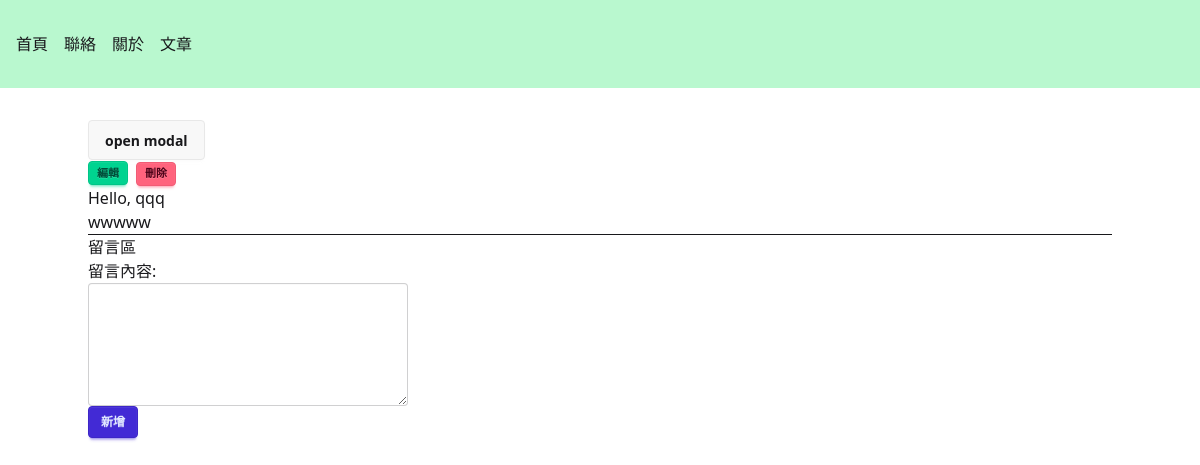
The page /articles/25 on the database as committed earlier.
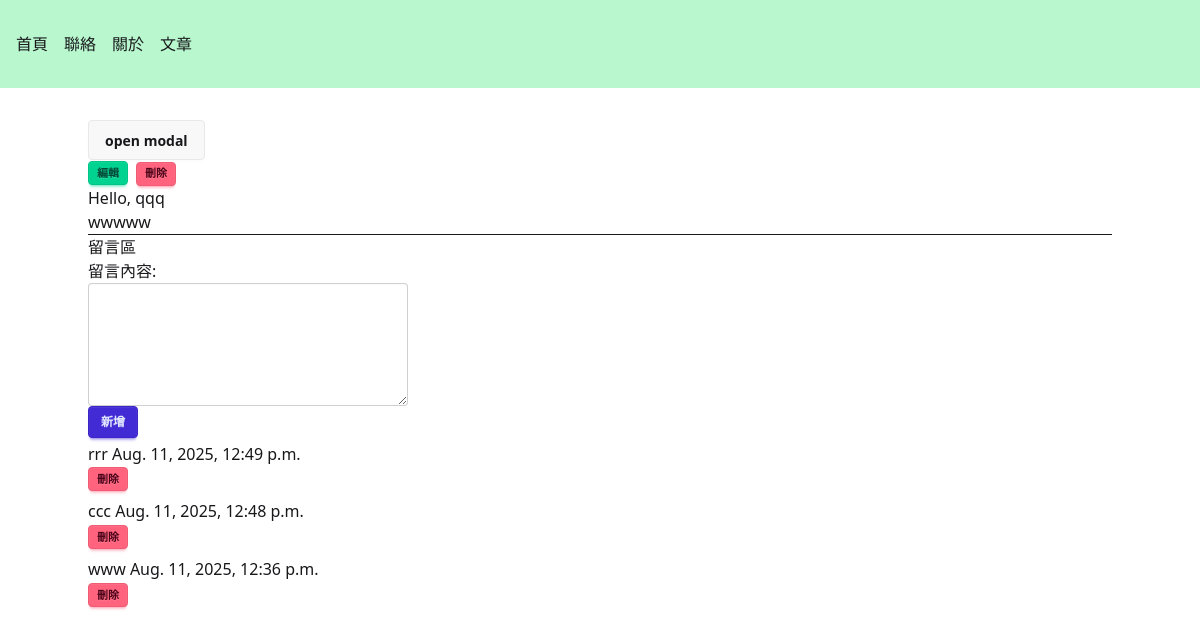
The same page on the database as committed later.
### articles/models.py (models this page shows, shortened)
class Article(models.Model):
    title = models.CharField(max_length=200, null=False)
    content = models.TextField(null=True)
    is_published = models.BooleanField(default=False, null=False)

### comments/models.py (models this page shows, shortened)
class Comment(models.Model):
    content = models.TextField(null=False)
    article = models.ForeignKey(Article, default=None, on_delete=models.CASCADE)
    created_at = models.DateTimeField(auto_now_add=True)
    deleted_at = models.DateTimeField(null=True, db_index=True)

### articles/views.py (the view)
# urls.py: path("<int:id>", views.detail, name="detail"),
def detail(request, id):
    article = get_object_or_404(Article, pk=id)
    if request.POST:
        if request.POST["_method"] == "patch":
            form = ArticleForm(request.POST, instance=article)
            form.save()
            messages.success(request, "更新成功")
            return redirect("articles:detail", article.id)
        if request.POST["_method"] == "delete":
            article.delete()
            messages.warning(request, "刪除成功")
            return redirect("articles:index")
    else:
        comment_form = CommentForm()
        comments = article.comment_set.filter(deleted_at = None).order_by("-id")
        return render(
            request,
            "articles/detail.html",
            {
                "article": article,
                "comment_form": comment_form,
                "comments": comments
            },
        )

### comments/forms.py
class CommentForm(ModelForm):
    class Meta:
        model = Comment
        fields = ["content"]
        labels = {"content": "留言內容"}
        widgets = {
            "content": Textarea(attrs={
                "class": "textarea",
                "rows": 5
                }
            ),
        }

### articles/templates/articles/detail.html (shortened to what this page needs)
{% extends "layouts/default.html" %}
{% block content %}
  <button class="btn" onclick="my_modal_1.showModal()">open modal</button>
  <div class="flex gap-2 items-center">
    <a href="{% url 'articles:edit' article.id %}" class="btn btn-xs btn-success">編輯</a>
    <form action="{% url 'articles:detail' article.id %}" method="post">
      <button class="btn btn-xs btn-error">刪除</button>
    </form>
  </div>
  <h1>Hello, {{ article.title }}</h1>
  <article>
    {{ article.content|linebreaks }}
  </article>
  <hr>
  <h3>留言區</h3>
  <form hx-post="{% url 'articles:create_comment' article.id %}"
        hx-target="#comment-section"
        hx-swap="afterbegin"
        hx-on::after-request="if(event.detail.successful) this.reset()">
    <div class="flex flex-col">
      {{comment_form.content.label_tag }}
      {{comment_form.content }}
    </div>
    <button class="btn btn-primary btn-sm">新增</button>
  </form>
  <ul id="comment-section">
    {% for comment in comments %}
      {% include "comments/comment.html" with comment=comment only %}
    {% endfor %}
  </ul>
{% endblock %}

### templates/layouts/default.html (shortened to what this page needs)
{% load static %}
<!DOCTYPE html>
<html lang="en">
<head>
  <link rel="stylesheet" href="{% static 'styles/app.css' %}">
</head>
<body hx-headers='{"X-CSRFToken": "{{ csrf_token }}"}'>
  <nav class="bg-green-200 px-4 py-8">
    <ul class="flex gap-4">
      <li><a href="{% url  'pages:home' %}">首頁</a></li>
      <li><a href="{% url  'pages:contact' %}">聯絡</a></li>
      <li><a href="{% url  'pages:about' %}">關於</a></li>
      <li><a href="{% url  'articles:index' %}">文章</a></li>
    </ul>
  </nav>
  <main class="container mx-auto py-8">
    {% block content %}{% endblock %}
  </main>
</body>
</html>

### comments/templates/comments/comment.html
<li class="py-1" id="comment-{{ comment.id }}">
  {{ comment.content }}
  {{ comment.created_at }}
  <div>
    <button hx-delete="{% url 'comments:delete' comment.id %}"
            hx-target="#comment-{{ comment.id }}"
            hx-swap="outerHTML"
            class="btn btn-xs btn-error">
        刪除
    </button>
  </div>
</li>

Rows that differ between the two databases and show on the page:
added Comment: content "rrr", created_at "Aug. 11, 2025, 12:49 p.m."
added Comment: content "ccc", created_at "Aug. 11, 2025, 12:48 p.m."
added Comment: content "www", created_at "Aug. 11, 2025, 12:36 p.m."
